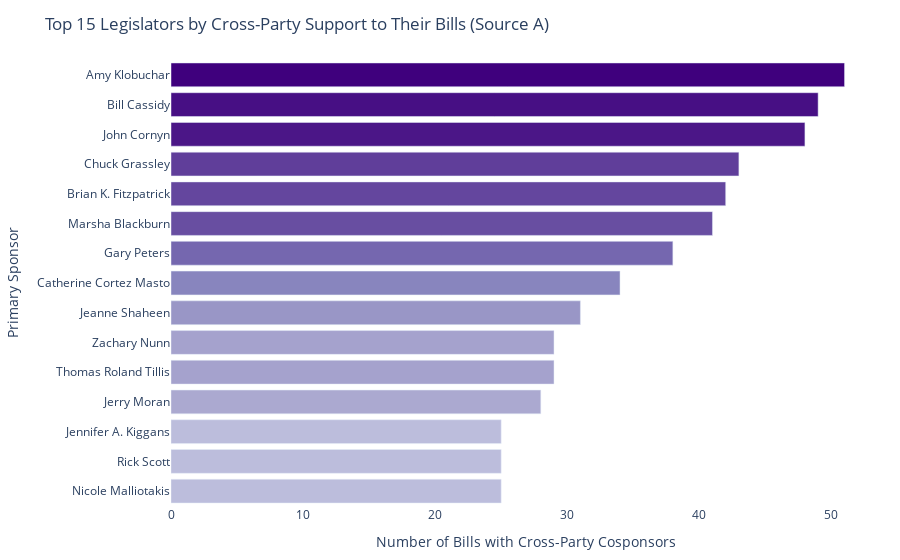

This figure's notebook cell:
### Code cell
# Bar chart — Source A: Top Cross-Party Bill Authors
top_authors = ranked_result.sort_values(
    by="num_bills_with_cross_party_cosponsors", ascending=False
).head(15)

fig_authors = px.bar(
    top_authors,
    x="num_bills_with_cross_party_cosponsors",
    y="primary_name",
    orientation="h",
    color="num_bills_with_cross_party_cosponsors",
    color_continuous_scale=ordered_purples[::-1],
    title="Top 15 Legislators by Cross-Party Support to Their Bills (Source A)"
)

fig_authors.update_layout(
    xaxis_title="Number of Bills with Cross-Party Cosponsors",
    yaxis_title="Primary Sponsor",
    yaxis=dict(autorange="reversed"),
    plot_bgcolor="#ffffff",
    paper_bgcolor="#ffffff",
    coloraxis_showscale=False,
    margin=dict(l=100, r=20, t=60, b=40)
)

fig_authors.show()

### Figure 1 — Plotly figure (JSON) as saved in the notebook; plotly's stock layout.template omitted (floating-point values rounded to 4 significant figures)
{"data": [{"hovertemplate": "num_bills_with_cross_party_cosponsors=%{marker.color}<br>primary_name=%{y}<extra></extra>", "legendgroup": "", "marker": {"color": [51, 49, 48, 43, 42, 41, 38, 34, 31, 29, 29, 28, 25, 25, 25], "coloraxis": "coloraxis", "pattern": {"shape": ""}}, "name": "", "orientation": "h", "showlegend": false, "textposition": "auto", "type": "bar", "x": [51, 49, 48, 43, 42, 41, 38, 34, 31, 29, 29, 28, 25, 25, 25], "xaxis": "x", "y": ["Amy Klobuchar", "Bill Cassidy", "John Cornyn", "Chuck Grassley", "Brian K. Fitzpatrick", "Marsha Blackburn", "Gary Peters", "Catherine Cortez Masto", "Jeanne Shaheen", "Zachary Nunn", "Thomas Roland Tillis", "Jerry Moran", "Jennifer A. Kiggans", "Rick Scott", "Nicole Malliotakis"], "yaxis": "y"}], "layout": {"barmode": "relative", "coloraxis": {"colorbar": {"title": {"text": "num_bills_with_cross_party_cosponsors"}}, "colorscale": [[0, "#bcbddc"], [0.2, "#9e9ac8"], [0.4, "#807dba"], [0.6, "#6a51a3"], [0.8, "#54278f"], [1, "#3f007d"]], "showscale": false}, "legend": {"tracegroupgap": 0}, "margin": {"b": 40, "l": 100, "r": 20, "t": 60}, "paper_bgcolor": "#ffffff", "plot_bgcolor": "#ffffff", "title": {"text": "Top 15 Legislators by Cross-Party Support to Their Bills (Source A)"}, "xaxis": {"anchor": "y", "domain": [0, 1], "title": {"text": "Number of Bills with Cross-Party Cosponsors"}}, "yaxis": {"anchor": "x", "autorange": "reversed", "domain": [0, 1], "title": {"text": "Primary Sponsor"}}}}
